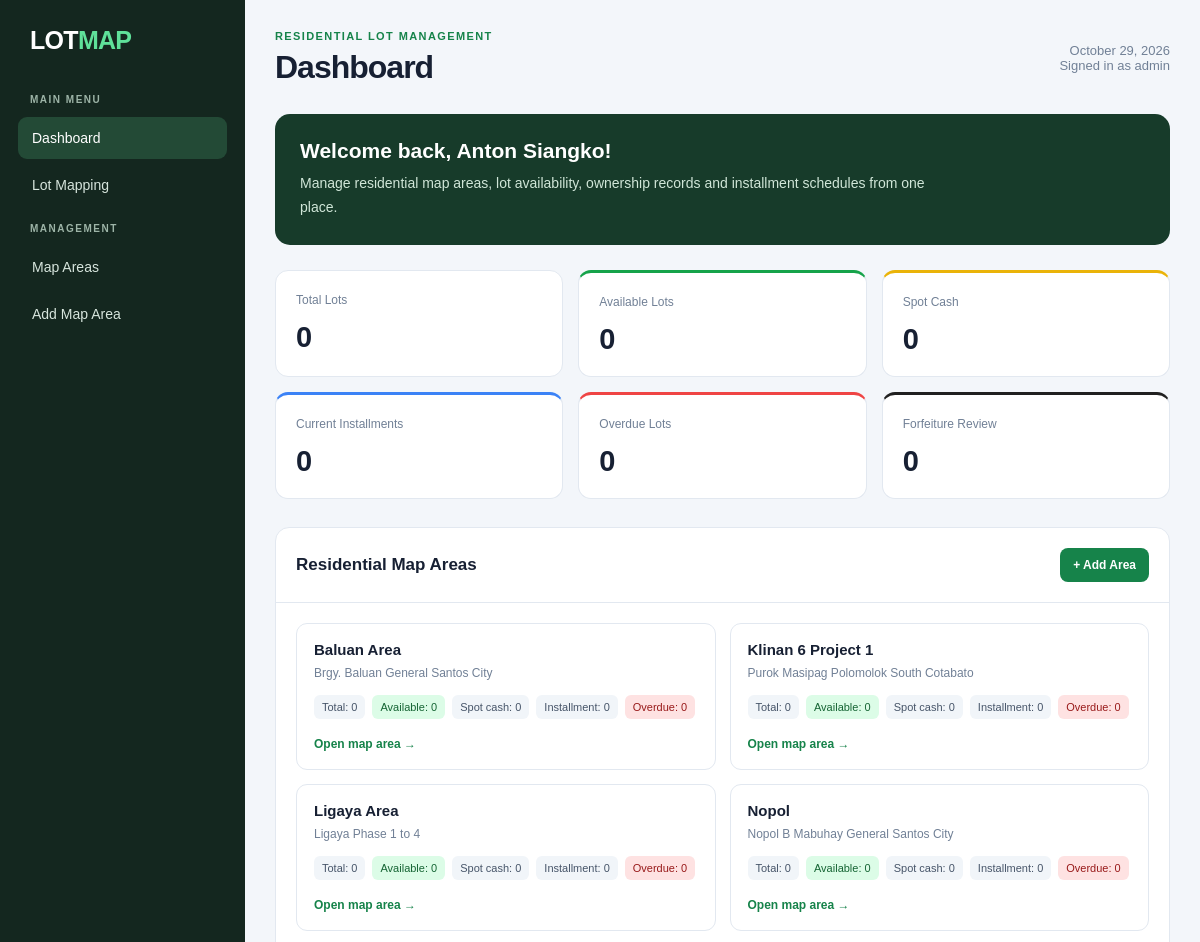
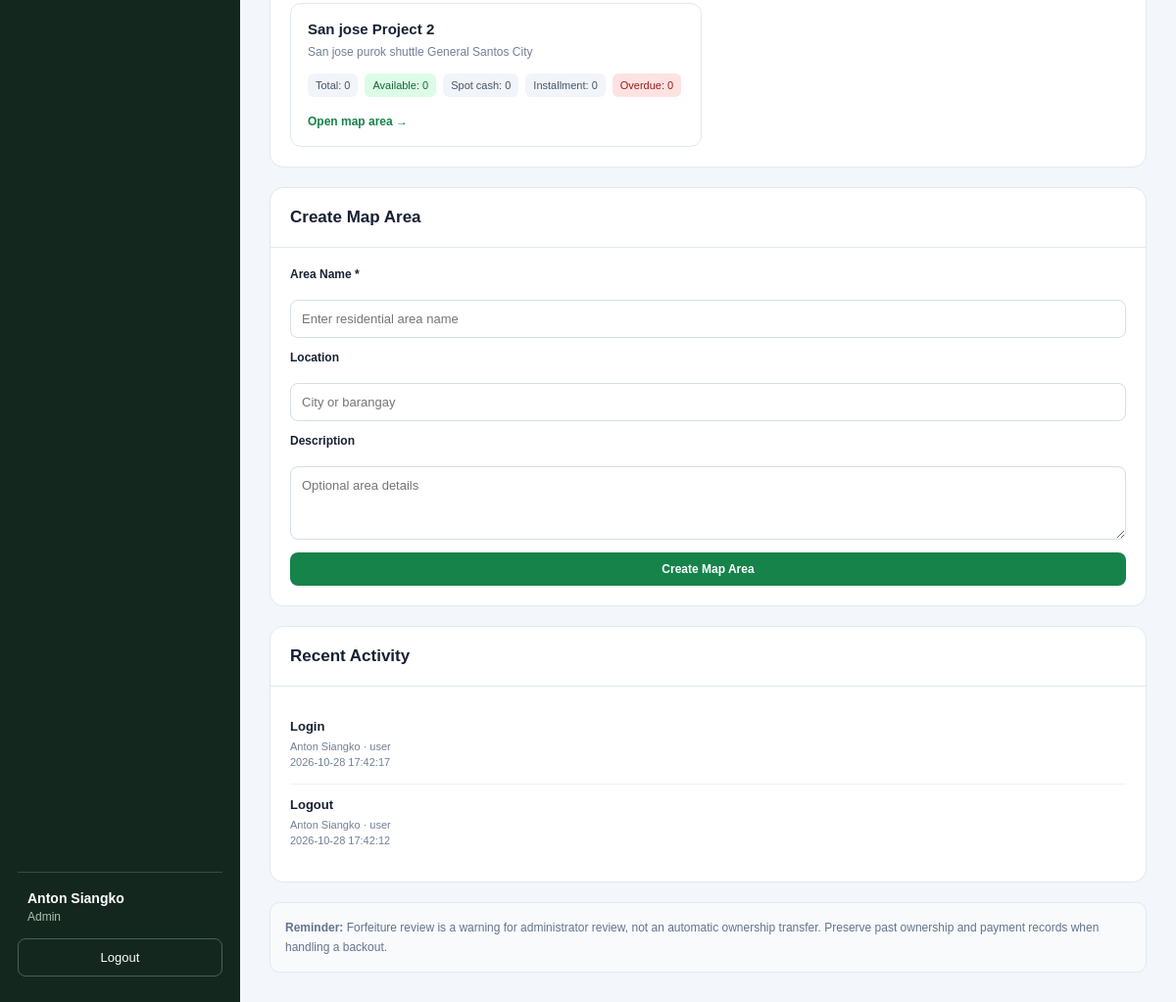
/dashboard.php (signed in), run on the app's committed database (2 pictures, top to bottom).
### tables this page shows
CREATE TABLE `map_areas` (
  `id` bigint(20) UNSIGNED NOT NULL,
  `area_name` varchar(180) NOT NULL,
  `location` varchar(255) DEFAULT NULL,
  `description` text DEFAULT NULL,
  `map_image_path` varchar(500) DEFAULT NULL,
  `map_image_width` int(10) UNSIGNED DEFAULT NULL,
  `map_image_height` int(10) UNSIGNED DEFAULT NULL,
  `created_by` bigint(20) UNSIGNED DEFAULT NULL,
  `is_active` tinyint(1) NOT NULL DEFAULT 1,
  `created_at` timestamp NOT NULL DEFAULT current_timestamp(),
  `updated_at` timestamp NOT NULL DEFAULT current_timestamp() ON UPDATE current_timestamp()
);

CREATE TABLE `activity_logs` (
  `id` bigint(20) UNSIGNED NOT NULL,
  `user_id` bigint(20) UNSIGNED DEFAULT NULL,
  `action` varchar(100) NOT NULL,
  `entity_type` varchar(100) DEFAULT NULL,
  `entity_id` bigint(20) UNSIGNED DEFAULT NULL,
  `details` longtext DEFAULT NULL CHECK (json_valid(`details`)),
  `ip_address` varchar(45) DEFAULT NULL,
  `created_at` timestamp NOT NULL DEFAULT current_timestamp()
);

CREATE TABLE `users` (
  `id` bigint(20) UNSIGNED NOT NULL,
  `full_name` varchar(150) NOT NULL,
  `username` varchar(80) NOT NULL,
  `password_hash` varchar(255) NOT NULL,
  `role` enum('admin','staff','viewer') NOT NULL DEFAULT 'viewer',
  `is_active` tinyint(1) NOT NULL DEFAULT 1,
  `created_at` timestamp NOT NULL DEFAULT current_timestamp(),
  `updated_at` timestamp NOT NULL DEFAULT current_timestamp() ON UPDATE current_timestamp()
);

### dashboard.php (the view, shortened to what this page needs)
<?php
require_once __DIR__ . '/config/database.php';
$fullName = (string) ($_SESSION['full_name'] ?? 'User');
$role = (string) ($_SESSION['role'] ?? 'viewer');
$error = '';
try {
    $stmt = $pdo->query(
        'SELECT
            COUNT(*) AS total_lots,
            COALESCE(SUM(status = "available"), 0) AS available_lots,
            COALESCE(SUM(status = "spot_cash"), 0) AS spot_cash_lots,
            COALESCE(SUM(status = "installment_current"), 0) AS current_installments,
            COALESCE(SUM(status = "overdue"), 0) AS overdue_lots,
            COALESCE(SUM(status = "forfeiture_review"), 0) AS forfeiture_lots
         FROM lots'
    );
    $stats = $stmt->fetch() ?: [];
    $stmt = $pdo->query(
        'SELECT
            ma.id,
            ma.area_name,
            ma.location,
            ma.description,
            ma.map_image_path,
            ma.created_at,
            COUNT(l.id) AS total_lots,
            COALESCE(SUM(l.status = "available"), 0) AS available_lots,
            COALESCE(SUM(l.status = "spot_cash"), 0) AS spot_cash_lots,
            COALESCE(SUM(l.status = "installment_current"), 0) AS current_installments,
            COALESCE(SUM(l.status = "overdue"), 0) AS overdue_lots,
            COALESCE(SUM(l.status = "forfeiture_review"), 0) AS forfeiture_lots
         FROM map_areas ma
         LEFT JOIN lots l ON l.map_area_id = ma.id
         WHERE ma.is_active = 1
         GROUP BY
            ma.id, ma.area_name, ma.location, ma.description,
            ma.map_image_path, ma.created_at
         ORDER BY ma.area_name ASC'
    );
    $areas = $stmt->fetchAll();
    $stmt = $pdo->query(
        'SELECT
            al.action,
            al.entity_type,
            al.entity_id,
            al.created_at,
            u.full_name
         FROM activity_logs al
         LEFT JOIN users u ON u.id = al.user_id
         ORDER BY al.id DESC
         LIMIT 8'
    );
    $activities = $stmt->fetchAll();
} catch (PDOException $e) {
    error_log('LOTMAP dashboard error: ' . $e->getMessage());
    $stats = [];
    $areas = [];
    $activities = [];
    $error = $error ?: 'Unable to load dashboard information. Check your database tables.';
}
function h(mixed $value): string
{
    return htmlspecialchars((string) ($value ?? ''), ENT_QUOTES, 'UTF-8');
}
function activityLabel(string $action): string
{
    return ucwords(str_replace('_', ' ', $action));
}
?>
<!DOCTYPE html>
<html lang="en">
<head>
</head>
<body>
<div class="layout">
    <aside class="sidebar">
        <div class="brand">LOT<span>MAP</span></div>
        <div class="nav-label">Main Menu</div>
        <a class="nav-link active" href="dashboard.php">Dashboard</a>
        <a class="nav-link" href="map.php">Lot Mapping</a>
        <div class="nav-label">Management</div>
        <?php if ($role === 'admin'): ?>
            <a class="nav-link" href="#map-areas">Map Areas</a>
            <a class="nav-link" href="#create-area">Add Map Area</a>
        <?php endif; ?>
        <div class="sidebar-bottom">
            <div class="user-name"><?= h($fullName) ?></div>
            <div class="user-role"><?= h($role) ?></div>
            <form method="POST" action="logout.php">
                <button class="logout-button" type="submit">
                    Logout
                </button>
            </form>
        </div>
    </aside>
    <main class="main">
        <header class="topbar">
            <div>
                <div class="eyebrow">Residential Lot Management</div>
                <h1>Dashboard</h1>
            </div>
            <div class="date">
                <?= h(date('F j, Y')) ?><br>
                Signed in as <?= h($role) ?>
            </div>
        </header>
        <section class="welcome">
            <h2>Welcome back, <?= h($fullName) ?>!</h2>
            <p>
                Manage residential map areas, lot availability, ownership
                records and installment schedules from one place.
            </p>
        </section>
        <section class="stats">
            <div class="stat-card">
                <div class="stat-label">Total Lots</div>
                <div class="stat-value">
                    <?= (int) ($stats['total_lots'] ?? 0) ?>
                </div>
            </div>
            <div class="stat-card green">
                <div class="stat-label">Available Lots</div>
                <div class="stat-value">
                    <?= (int) ($stats['available_lots'] ?? 0) ?>
                </div>
            </div>
            <div class="stat-card yellow">
                <div class="stat-label">Spot Cash</div>
                <div class="stat-value">
                    <?= (int) ($stats['spot_cash_lots'] ?? 0) ?>
                </div>
            </div>
            <div class="stat-card blue">
                <div class="stat-label">Current Installments</div>
                <div class="stat-value">
                    <?= (int) ($stats['current_installments'] ?? 0) ?>
                </div>
            </div>
            <div class="stat-card red">
                <div class="stat-label">Overdue Lots</div>
                <div class="stat-value">
                    <?= (int) ($stats['overdue_lots'] ?? 0) ?>
                </div>
            </div>
            <div class="stat-card black">
                <div class="stat-label">Forfeiture Review</div>
                <div class="stat-value">
                    <?= (int) ($stats['forfeiture_lots'] ?? 0) ?>
                </div>
            </div>
        </section>
        <div class="content-grid">
            <section class="panel" id="map-areas">
                <div class="panel-header">
                    <h2>Residential Map Areas</h2>
                    <?php if ($role === 'admin'): ?>
                        <a class="button" href="maps/upload.php">+ Add Area</a>
                    <?php endif; ?>
                </div>
                <div class="panel-body">
                    <?php if (!$areas): ?>
                        <div class="empty">
                            No map areas found.<br>
                            <?php if ($role === 'admin'): ?>
                                Use the Add Map Area form to create your first area.
                            <?php else: ?>
                                Please ask an administrator to create a map area.
                            <?php endif; ?>
                        </div>
                    <?php else: ?>
                        <div class="area-list">
                            <?php foreach ($areas as $area): ?>
                                <article class="area-card">
                                    <h3><?= h($area['area_name']) ?></h3>
                                    <div class="area-location">
                                        <?= h($area['location'] ?: 'No location specified') ?>
                                    </div>
                                    <div class="area-numbers">
                                        <span class="mini-stat">
                                            Total: <?= (int) $area['total_lots'] ?>
                                        </span>
                                        <span class="mini-stat available">
                                            Available: <?= (int) $area['available_lots'] ?>
                                        </span>
                                        <span class="mini-stat">
                                            Spot cash: <?= (int) $area['spot_cash_lots'] ?>
                                        </span>
                                        <span class="mini-stat">
                                            Installment: <?= (int) $area['current_installments'] ?>
                                        </span>
                                        <span class="mini-stat overdue">
                                            Overdue: <?= (int) $area['overdue_lots'] ?>
                                        </span>
                                    </div>
                                    <a
                                        class="area-open"
                                        href="map.php?area_id=<?= (int) $area['id'] ?>"
                                    >
                                        Open map area &rarr;
                                    </a>
                                </article>
                            <?php endforeach; ?>
                        </div>
                    <?php endif; ?>
                </div>
            </section>
            <div>
                <?php if ($role === 'admin'): ?>
                    <section class="panel" id="create-area">
                        <div class="panel-header">
                            <h2>Create Map Area</h2>
                        </div>
                        <div class="panel-body">
                            <form class="area-form" method="POST" action="dashboard.php#create-area">
                                <label for="area_name">Area Name *</label>
                                <input
                                    id="area_name"
                                    name="area_name"
                                    maxlength="180"
                                    required
                                    placeholder="Enter residential area name"
                                >
                                <label for="location">Location</label>
                                <input
                                    id="location"
                                    name="location"
                                    maxlength="255"
                                    placeholder="City or barangay"
                                >
                                <label for="description">Description</label>
                                <textarea
                                    id="description"
                                    name="description"
                                    placeholder="Optional area details"
                                ></textarea>
                                <button
                                    class="button"
                                    type="submit"
                                    name="create_area"
                                    value="1"
                                >
                                    Create Map Area
                                </button>
                            </form>
                        </div>
                    </section>
                <?php endif; ?>
                <section class="panel" style="margin-top: 20px;">
                    <div class="panel-header">
                        <h2>Recent Activity</h2>
                    </div>
                    <div class="panel-body">
                        <?php if (!$activities): ?>
                            <div class="empty">No recorded activity yet.</div>
                        <?php else: ?>
                            <?php foreach ($activities as $activity): ?>
                                <div class="activity-item">
                                    <div class="activity-name">
                                        <?= h(activityLabel((string) $activity['action'])) ?>
                                    </div>
                                    <div class="activity-meta">
                                        <?= h($activity['full_name'] ?: 'Unknown user') ?>
                                        <?php if (!empty($activity['entity_type'])): ?>
                                            &middot; <?= h($activity['entity_type']) ?>
                                        <?php endif; ?>
                                        <br>
                                        <?= h($activity['created_at']) ?>
                                    </div>
                                </div>
                            <?php endforeach; ?>
                        <?php endif; ?>
                    </div>
                </section>
            </div>
        </div>
        <div class="notice">
            <strong>Reminder:</strong> Forfeiture review is a warning for
            administrator review, not an automatic ownership transfer.
            Preserve past ownership and payment records when handling a backout.
        </div>
    </main>
</div>
</body>
</html>

### data on the page
map_areas: area_name "Baluan Area", location "Brgy. Baluan General Santos City", total_lots "0", available_lots "0", spot_cash_lots "0", current_installments "0", overdue_lots "0"
map_areas: area_name "Klinan 6 Project 1", location "Purok Masipag Polomolok South Cotabato", total_lots "0", available_lots "0", spot_cash_lots "0", current_installments "0", overdue_lots "0"
map_areas: area_name "Ligaya Area", location "Ligaya Phase 1 to 4", total_lots "0", available_lots "0", spot_cash_lots "0", current_installments "0", overdue_lots "0"
map_areas: area_name "Nopol", location "Nopol B Mabuhay General Santos City", total_lots "0", available_lots "0", spot_cash_lots "0", current_installments "0", overdue_lots "0"
map_areas: area_name "San jose Project 2", location "San jose purok shuttle General Santos City", total_lots "0", available_lots "0", spot_cash_lots "0", current_installments "0", overdue_lots "0"
activity_logs: action "Login", user.full_name "Anton Siangko", entity_type "user", created_at "2026-10-28 17:42:17"
activity_logs: action "Logout", user.full_name "Anton Siangko", entity_type "user", created_at "2026-10-28 17:42:12"

### other printed values
$fullName "Anton Siangko"
$role "Admin"
$role "admin"
$stats['total_lots'] "0"
$stats['available_lots'] "0"
$stats['spot_cash_lots'] "0"
$stats['current_installments'] "0"
$stats['overdue_lots'] "0"
$stats['forfeiture_lots'] "0"
